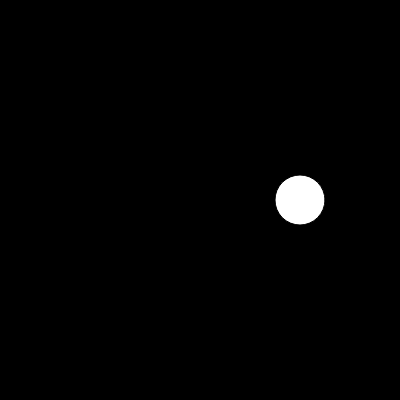
Frame 1 (no input)
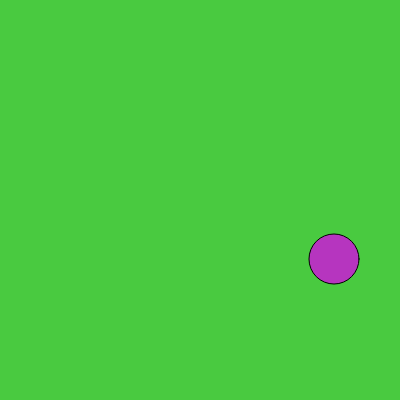
Frame 60 (no input)
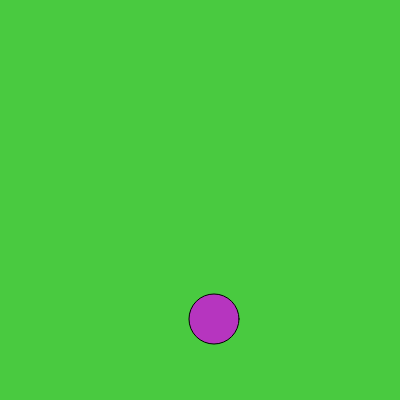
Frame 120 (the mouse pressed at the canvas centre since frame 60)

The p5.js sketch that drew these frames (run headless with seeded random() and noise() and a simulated clock; from frame 60 on, the mouse is pressed at the canvas centre):

// p5.js sketch
// ── sketch.js
function setup() {
  createCanvas(400, 400);
}
let x = 300;
let y = 200;
let y_speed = 1;
let x_speed = 2;
let r = 255;
let g = 255;
let b = 255; 

function draw() {
  background(255-r,255-g,255-b);
  fill(r,g,b)
  circle(x,y,50);
  y+=y_speed;
  x+=x_speed;
  if(y>375||y<25){
    y_speed=y_speed*-1
    r=random(0,255);
    g=random(0,255);
    b=random(0,255);
  }
  if(x>375||x<25){
    x_speed=x_speed*-1
    r=random(0,255);
    g=random(0,255);
    b=random(0,255);
  }
  if(mouseIsPressed===true){
    if(x_speed==0&&y_speed==0){
      x=mouseX;
      y=mouseY;
    }
  }
}
function keyPressed(){
  if(keyCode===BACKSPACE){
    console.log(1)
    if((x_speed>0||x_speed<0)){
      x_speed=0;
      y_speed=0;
      console.log(2)
    }else if(x_speed==0&&y_speed==0){
      x_speed=1;
      y_speed=2;
    }
  }
  }
